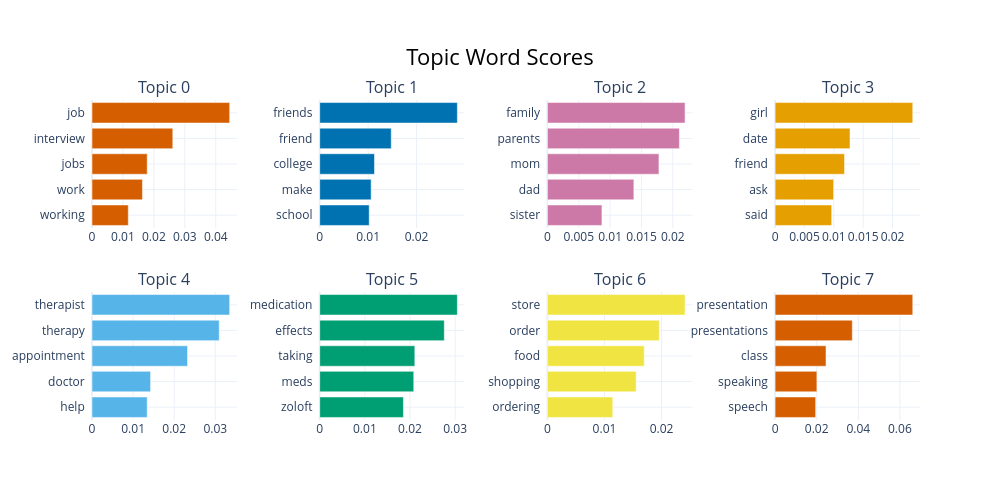

Notebook source saved alongside this figure:
### Code cell
topic_model.visualize_barchart()

### Figure 1 — Plotly figure (JSON) as saved in the notebook; plotly's stock layout.template omitted (floating-point values rounded to 4 significant figures)
{"data": [{"marker": {"color": "#D55E00"}, "orientation": "h", "type": "bar", "x": [0.01173, 0.0163, 0.01783, 0.02611, 0.04448], "xaxis": "x", "y": ["working  ", "work  ", "jobs  ", "interview  ", "job  "], "yaxis": "y"}, {"marker": {"color": "#0072B2"}, "orientation": "h", "type": "bar", "x": [0.01022, 0.01062, 0.01131, 0.01477, 0.02842], "xaxis": "x2", "y": ["school  ", "make  ", "college  ", "friend  ", "friends  "], "yaxis": "y2"}, {"marker": {"color": "#CC79A7"}, "orientation": "h", "type": "bar", "x": [0.008697, 0.01379, 0.01779, 0.02105, 0.02195], "xaxis": "x3", "y": ["sister  ", "dad  ", "mom  ", "parents  ", "family  "], "yaxis": "y3"}, {"marker": {"color": "#E69F00"}, "orientation": "h", "type": "bar", "x": [0.009638, 0.009967, 0.01182, 0.01276, 0.02345], "xaxis": "x4", "y": ["said  ", "ask  ", "friend  ", "date  ", "girl  "], "yaxis": "y4"}, {"marker": {"color": "#56B4E9"}, "orientation": "h", "type": "bar", "x": [0.01343, 0.01425, 0.02325, 0.03096, 0.0335], "xaxis": "x5", "y": ["help  ", "doctor  ", "appointment  ", "therapy  ", "therapist  "], "yaxis": "y5"}, {"marker": {"color": "#009E73"}, "orientation": "h", "type": "bar", "x": [0.01855, 0.02083, 0.02107, 0.0276, 0.03049], "xaxis": "x6", "y": ["zoloft  ", "meds  ", "taking  ", "effects  ", "medication  "], "yaxis": "y6"}, {"marker": {"color": "#F0E442"}, "orientation": "h", "type": "bar", "x": [0.01145, 0.01555, 0.01696, 0.01959, 0.02411], "xaxis": "x7", "y": ["ordering  ", "shopping  ", "food  ", "order  ", "store  "], "yaxis": "y7"}, {"marker": {"color": "#D55E00"}, "orientation": "h", "type": "bar", "x": [0.01951, 0.02009, 0.02448, 0.03713, 0.06619], "xaxis": "x8", "y": ["speech  ", "speaking  ", "class  ", "presentations  ", "presentation  "], "yaxis": "y8"}], "layout": {"annotations": [{"font": {"size": 16}, "showarrow": false, "text": "Topic 0", "x": 0.0875, "xanchor": "center", "xref": "paper", "y": 1, "yanchor": "bottom", "yref": "paper"}, {"font": {"size": 16}, "showarrow": false, "text": "Topic 1", "x": 0.3625, "xanchor": "center", "xref": "paper", "y": 1, "yanchor": "bottom", "yref": "paper"}, {"font": {"size": 16}, "showarrow": false, "text": "Topic 2", "x": 0.6375, "xanchor": "center", "xref": "paper", "y": 1, "yanchor": "bottom", "yref": "paper"}, {"font": {"size": 16}, "showarrow": false, "text": "Topic 3", "x": 0.9125, "xanchor": "center", "xref": "paper", "y": 1, "yanchor": "bottom", "yref": "paper"}, {"font": {"size": 16}, "showarrow": false, "text": "Topic 4", "x": 0.0875, "xanchor": "center", "xref": "paper", "y": 0.4, "yanchor": "bottom", "yref": "paper"}, {"font": {"size": 16}, "showarrow": false, "text": "Topic 5", "x": 0.3625, "xanchor": "center", "xref": "paper", "y": 0.4, "yanchor": "bottom", "yref": "paper"}, {"font": {"size": 16}, "showarrow": false, "text": "Topic 6", "x": 0.6375, "xanchor": "center", "xref": "paper", "y": 0.4, "yanchor": "bottom", "yref": "paper"}, {"font": {"size": 16}, "showarrow": false, "text": "Topic 7", "x": 0.9125, "xanchor": "center", "xref": "paper", "y": 0.4, "yanchor": "bottom", "yref": "paper"}], "height": 500, "hoverlabel": {"bgcolor": "white", "font": {"family": "Rockwell", "size": 16}}, "showlegend": false, "title": {"font": {"color": "Black", "size": 22}, "text": "Topic Word Scores", "x": 0.5, "xanchor": "center", "yanchor": "top"}, "width": 1000, "xaxis": {"anchor": "y", "domain": [0, 0.175], "showgrid": true}, "xaxis2": {"anchor": "y2", "domain": [0.275, 0.45], "showgrid": true}, "xaxis3": {"anchor": "y3", "domain": [0.55, 0.725], "showgrid": true}, "xaxis4": {"anchor": "y4", "domain": [0.825, 1], "showgrid": true}, "xaxis5": {"anchor": "y5", "domain": [0, 0.175], "showgrid": true}, "xaxis6": {"anchor": "y6", "domain": [0.275, 0.45], "showgrid": true}, "xaxis7": {"anchor": "y7", "domain": [0.55, 0.725], "showgrid": true}, "xaxis8": {"anchor": "y8", "domain": [0.825, 1], "showgrid": true}, "yaxis": {"anchor": "x", "domain": [0.6, 1], "showgrid": true}, "yaxis2": {"anchor": "x2", "domain": [0.6, 1], "showgrid": true}, "yaxis3": {"anchor": "x3", "domain": [0.6, 1], "showgrid": true}, "yaxis4": {"anchor": "x4", "domain": [0.6, 1], "showgrid": true}, "yaxis5": {"anchor": "x5", "domain": [0, 0.4], "showgrid": true}, "yaxis6": {"anchor": "x6", "domain": [0, 0.4], "showgrid": true}, "yaxis7": {"anchor": "x7", "domain": [0, 0.4], "showgrid": true}, "yaxis8": {"anchor": "x8", "domain": [0, 0.4], "showgrid": true}}}
